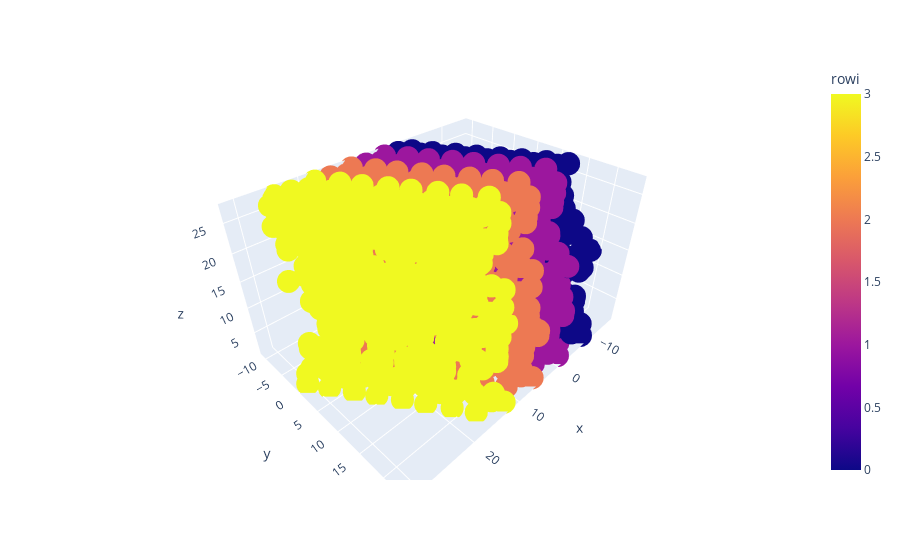

Source (notebook cell):
### Code cell
initial=pd.read_csv('data/qualitative/data_lmpo0001.lmp', delim_whitespace=True, skiprows=28, nrows=2025, names=['id','mol','type','charges','x','y','z','cell', 'block','zi'])
import plotly.express as px
import matplotlib.pyplot as plt
O_boundaryi, initial=block_recognition(initial)
#display(O_boundaryf)
df_location=pd.read_csv('data/output/location.txt',delim_whitespace=True)
#display(df_location)
O_boundaryf=O_boundarysearch(initial,O_boundaryi)
cellplanes=Cell_planes(O_boundaryf, df_location)
final=initial
rows=row(final, initial,cellplanes)
display(rows)
fig=px.scatter_3d(rows,x='x', y='y', z='z', color='rowi')
fig.show()
x=[]
y=[]
z=[]
charge=[]
xm=[]
ym=[]
plt.figure(figsize=(8, 8))
for index, point in rows.iterrows():
    if point['rowi']==2:#and point['block']=='-':
        x+=[point['x']]
        y+=[point['y']]
        z+=[point['z']]
        if point['block']=='-':
            charge+=[point['charges']]
            xm+=[point['y']]
            ym+=[point['z']]
        else:
            charge+=[0]
from scipy.interpolate import griddata
# define grid.
# https://scipy-cookbook.readthedocs.io/items/Matplotlib_Gridding_irregularly_spaced_data.html
xi = np.linspace(-20,30,100)
yi = np.linspace(-0,30,100)
# grid the data.
zi = griddata((y, z), charge, (xi[None,:], yi[:,None]), method='linear')
# contour the gridded data, plotting dots at the randomly spaced data points.
CS = plt.contour(xi,yi,zi,15,linewidths=0.5,colors='k', vmin=-1.5, vmax=2)
CS = plt.contourf(xi,yi,zi,15,cmap=plt.cm.jet, vmin=-1.5, vmax=2)
#cbar=plt.colorbar() 
#cbar.set_label(label=r'charges [$C$]',size=16)


# draw colorbar
# plot data points.
plt.scatter(xm,ym,marker='o',c='b',s=5)
plt.scatter(xm,ym,marker='o',c='b',s=5)
plt.xlabel(r'x  [$\AA$]', fontsize=16)
plt.ylabel(r'y  [$\AA$]', fontsize=16)
plt.xticks(fontsize=14)
plt.yticks(fontsize=14)

plt.title('bc plane - 3rd row\n initial configuration', fontsize=18)

plt.autoscale(enable=True, axis='both')
plt.show()

### Figure 1 — Plotly figure (JSON) as saved in the notebook; plotly's stock layout.template omitted (floating-point values rounded to 4 significant figures; data arrays with more than 128 entries replaced by an {"elided": "..."} marker saying what was removed)
{"data": [{"hovertemplate": "x=%{x}<br>y=%{y}<br>z=%{z}<br>rowi=%{marker.color}<extra></extra>", "legendgroup": "", "marker": {"color": {"elided": "2025 int values"}, "coloraxis": "coloraxis", "symbol": "circle"}, "mode": "markers", "name": "", "scene": "scene", "showlegend": false, "type": "scatter3d", "x": {"elided": "2025 float values"}, "y": {"elided": "2025 float values"}, "z": {"elided": "2025 float values"}}], "layout": {"coloraxis": {"colorbar": {"title": {"text": "rowi"}}, "colorscale": [[0, "#0d0887"], [0.1111, "#46039f"], [0.2222, "#7201a8"], [0.3333, "#9c179e"], [0.4444, "#bd3786"], [0.5556, "#d8576b"], [0.6667, "#ed7953"], [0.7778, "#fb9f3a"], [0.8889, "#fdca26"], [1, "#f0f921"]]}, "legend": {"tracegroupgap": 0}, "margin": {"t": 60}, "scene": {"domain": {"x": [0, 1], "y": [0, 1]}, "xaxis": {"title": {"text": "x"}}, "yaxis": {"title": {"text": "y"}}, "zaxis": {"title": {"text": "z"}}}}}
